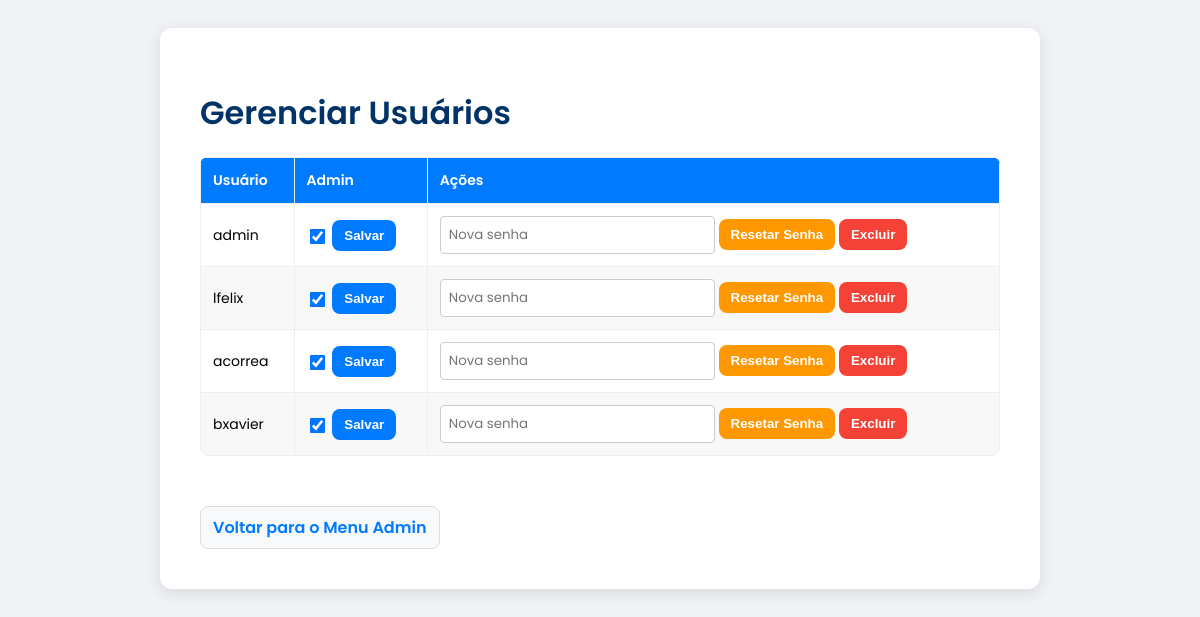
/manage_users.php (signed in), run on the app's committed database.
### tables this page shows
CREATE TABLE `users` (
  `id` int NOT NULL AUTO_INCREMENT,
  `username` varchar(255) NOT NULL,
  `password_hash` varchar(255) NOT NULL,
  `is_admin` tinyint(1) DEFAULT '0',
  PRIMARY KEY (`id`),
  UNIQUE KEY `username` (`username`)
);

### manage_users.php (the view, shortened to what this page needs)
<?php
require_once 'db_config.php';
$conn = new mysqli($servername, $username, $password, $dbname);
$users = [];
$sql = "SELECT id, username, is_admin FROM users";
$result = $conn->query($sql);
if ($result->num_rows > 0) {
    while($row = $result->fetch_assoc()) {
        $users[] = $row;
    }
}
?>
<!DOCTYPE html>
<html lang="pt-br">
<head>
</head>
<body>
    <div class="container">
        <h1>Gerenciar Usuários</h1>
        <table>
            <thead>
                <tr>
                    <th>Usuário</th>
                    <th>Admin</th>
                    <th>Ações</th>
                </tr>
            </thead>
            <tbody>
                <?php foreach ($users as $user): ?>
                <tr>
                    <td><?php echo htmlspecialchars($user['username']); ?></td>
                    <td>
                        <form action="" method="post" style="margin:0;">
                            <input type="checkbox" name="is_admin" class="checkbox" <?php echo $user['is_admin'] ? 'checked' : ''; ?>>
                            <button type="submit" class="btn">Salvar</button>
                        </form>
                    </td>
                    <td>
                        <form action="" method="post" style="display:inline-block;">
                            <input type="password" name="new_password" placeholder="Nova senha" required>
                            <button type="submit" class="btn reset-btn">Resetar Senha</button>
                        </form>
                        <form action="" method="post" style="display:inline-block;">
                            <button type="submit" class="btn delete-btn" onclick="return confirm('Tem certeza que deseja excluir este usuário?');">Excluir</button>
                        </form>
                    </td>
                </tr>
                <?php endforeach; ?>
            </tbody>
        </table>
        <a href="admin.php" class="back-btn">Voltar para o Menu Admin</a>
    </div>
</body>
</html>

### manage_users.php (style rules this page uses)
body { font-family: 'Poppins', Arial, sans-serif; background-color: #f0f2f5; padding: 20px; }
.container { max-width: 800px; margin: 0 auto; background-color: #fff; padding: 40px; border-radius: 12px; box-shadow: 0 4px 15px rgba(0,0,0,0.1); }
h1 { color: #003366; margin-bottom: 20px; font-size: 2em; font-weight: 600; }
table { width: 100%; border-collapse: collapse; margin-bottom: 20px; border-radius: 8px; overflow: hidden; }
th, td { border: 1px solid #eee; padding: 12px; text-align: left; font-size: 14px; }
th { background-color: #007BFF; color: white; font-weight: 600; }
tbody tr:nth-child(even) { background-color: #f8f8f8; }
.btn, .back-btn { padding: 8px 12px; border: none; border-radius: 8px; cursor: pointer; font-weight: 600; transition: all 0.3s ease; }
.btn { color: #fff; background-color: #007BFF; }
.reset-btn { background-color: #ff9800; }
.delete-btn { background-color: #f44336; }
.checkbox { vertical-align: middle; transform: scale(1.2); margin-right: 5px; }
.back-btn { display: inline-block; margin-top: 30px; text-decoration: none; color: #007BFF; background-color: #f8f9fa; border: 1px solid #ddd; }
input[type="password"] { padding: 8px; border-radius: 4px; border: 1px solid #ccc; font-family: inherit; }

### data on the page
users: username "admin", is_admin "☑"
users: username "lfelix", is_admin "☑"
users: username "acorrea", is_admin "☑"
users: username "bxavier", is_admin "☑"
